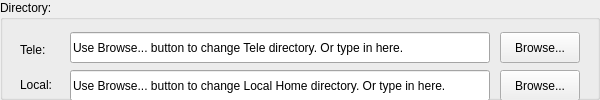
     <widget class="QGroupBox" name="groupBoxTele">
      <property name="geometry">
       <rect>
        <x>20</x>
        <y>30</y>
        <width>600</width>
        <height>100</height>
       </rect>
      </property>
      <property name="title">
       <string>Directory:</string>
      </property>
      <widget class="QLineEdit" name="lineEditTeleDir">
       <property name="enabled">
        <bool>true</bool>
       </property>
       <property name="geometry">
        <rect>
         <x>70</x>
         <y>32</y>
         <width>420</width>
         <height>31</height>
        </rect>
       </property>
       <property name="palette">
        <palette>
         <active>
          <colorrole role="WindowText">
           <brush brushstyle="SolidPattern">
            <color alpha="255">
             <red>0</red>
             <green>0</green>
             <blue>0</blue>
            </color>
           </brush>
          </colorrole>
          <colorrole role="Button">
           <brush brushstyle="SolidPattern">
            <color alpha="255">
             <red>230</red>
             <green>230</green>
             <blue>230</blue>
            </color>
           </brush>
          </colorrole>
          <colorrole role="Light">
           <brush brushstyle="SolidPattern">
            <color alpha="255">
             <red>255</red>
             <green>255</green>
             <blue>255</blue>
            </color>
           </brush>
          </colorrole>
          <colorrole role="Midlight">
           <brush brushstyle="SolidPattern">
            <color alpha="255">
             <red>253</red>
             <green>253</green>
             <blue>253</blue>
            </color>
           </brush>
          </colorrole>
          <colorrole role="Dark">
           <brush brushstyle="SolidPattern">
            <color alpha="255">
             <red>206</red>
             <green>206</green>
             <blue>206</blue>
            </color>
           </brush>
          </colorrole>
          <colorrole role="Mid">
           <brush brushstyle="SolidPattern">
            <color alpha="255">
             <red>191</red>
             <green>191</green>
             <blue>191</blue>
            </color>
           </brush>
          </colorrole>
          <colorrole role="Text">
           <brush brushstyle="SolidPattern">
            <color alpha="255">
             <red>0</red>
             <green>0</green>
             <blue>0</blue>
            </color>
           </brush>
          </colorrole>
          <colorrole role="BrightText">
           <brush brushstyle="SolidPattern">
            <color alpha="255">
             <red>250</red>
             <green>250</green>
             <blue>250</blue>
            </color>
           </brush>
          </colorrole>
          <colorrole role="ButtonText">
           <brush brushstyle="SolidPattern">
            <color alpha="255">
             <red>0</red>
             <green>0</green>
             <blue>0</blue>
            </color>
           </brush>
          </colorrole>
          <colorrole role="Base">
           <brush brushstyle="SolidPattern">
            <color alpha="255">
             <red>255</red>
             <green>255</green>
             <blue>255</blue>
            </color>
           </brush>
          </colorrole>
          <colorrole role="Window">
           <brush brushstyle="SolidPattern">
            <color alpha="255">
             <red>230</red>
             <green>230</green>
             <blue>230</blue>
            </color>
           </brush>
          </colorrole>
          <colorrole role="Shadow">
           <brush brushstyle="SolidPattern">
            <color alpha="255">
             <red>0</red>
             <green>0</green>
             <blue>0</blue>
            </color>
           </brush>
          </colorrole>
          <colorrole role="Highlight">
           <brush brushstyle="SolidPattern">
            <color alpha="255">
             <red>68</red>
             <green>100</green>
             <blue>172</blue>
            </color>
           </brush>
          </colorrole>
          <colorrole role="HighlightedText">
           <brush brushstyle="SolidPattern">
            <color alpha="255">
             <red>255</red>
             <green>255</green>
             <blue>255</blue>
            </color>
           </brush>
          </colorrole>
          <colorrole role="Link">
           <brush brushstyle="SolidPattern">
            <color alpha="255">
             <red>0</red>
             <green>0</green>
             <blue>255</blue>
            </color>
           </brush>
          </colorrole>
          <colorrole role="LinkVisited">
           <brush brushstyle="SolidPattern">
            <color alpha="255">
             <red>255</red>
             <green>0</green>
             <blue>255</blue>
            </color>
           </brush>
          </colorrole>
         </active>
         <inactive>
          <colorrole role="WindowText">
           <brush brushstyle="SolidPattern">
            <color alpha="255">
             <red>0</red>
             <green>0</green>
             <blue>0</blue>
            </color>
           </brush>
          </colorrole>
          <colorrole role="Button">
           <brush brushstyle="SolidPattern">
            <color alpha="255">
             <red>230</red>
             <green>230</green>
             <blue>230</blue>
            </color>
           </brush>
          </colorrole>
          <colorrole role="Light">
           <brush brushstyle="SolidPattern">
            <color alpha="255">
             <red>250</red>
             <green>250</green>
             <blue>250</blue>
            </color>
           </brush>
          </colorrole>
          <colorrole role="Midlight">
           <brush brushstyle="SolidPattern">
            <color alpha="255">
             <red>253</red>
             <green>253</green>
             <blue>253</blue>
            </color>
           </brush>
          </colorrole>
          <colorrole role="Dark">
           <brush brushstyle="SolidPattern">
            <color alpha="255">
             <red>143</red>
             <green>143</green>
             <blue>143</blue>
            </color>
           </brush>
          </colorrole>
          <colorrole role="Mid">
           <brush brushstyle="SolidPattern">
            <color alpha="255">
             <red>191</red>
             <green>191</green>
             <blue>191</blue>
            </color>
           </brush>
          </colorrole>
          <colorrole role="Text">
           <brush brushstyle="SolidPattern">
            <color alpha="255">
             <red>0</red>
             <green>0</green>
             <blue>0</blue>
            </color>
           </brush>
          </colorrole>
          <colorrole role="BrightText">
           <brush brushstyle="SolidPattern">
            <color alpha="255">
             <red>250</red>
             <green>250</green>
             <blue>250</blue>
            </color>
           </brush>
          </colorrole>
          <colorrole role="ButtonText">
           <brush brushstyle="SolidPattern">
            <color alpha="255">
             <red>0</red>
             <green>0</green>
             <blue>0</blue>
            </color>
           </brush>
          </colorrole>
          <colorrole role="Base">
           <brush brushstyle="SolidPattern">
            <color alpha="255">
             <red>255</red>
             <green>255</green>
             <blue>255</blue>
            </color>
           </brush>
          </colorrole>
          <colorrole role="Window">
           <brush brushstyle="SolidPattern">
            <color alpha="255">
             <red>230</red>
             <green>230</green>
             <blue>230</blue>
            </color>
           </brush>
          </colorrole>
          <colorrole role="Shadow">
           <brush brushstyle="SolidPattern">
            <color alpha="255">
             <red>0</red>
             <green>0</green>
             <blue>0</blue>
            </color>
           </brush>
          </colorrole>
          <colorrole role="Highlight">
           <brush brushstyle="SolidPattern">
            <color alpha="255">
             <red>94</red>
             <green>122</green>
             <blue>183</blue>
            </color>
           </brush>
          </colorrole>
          <colorrole role="HighlightedText">
           <brush brushstyle="SolidPattern">
            <color alpha="255">
             <red>255</red>
             <green>255</green>
             <blue>255</blue>
            </color>
           </brush>
          </colorrole>
          <colorrole role="Link">
           <brush brushstyle="SolidPattern">
            <color alpha="255">
             <red>0</red>
             <green>0</green>
             <blue>255</blue>
            </color>
           </brush>
          </colorrole>
          <colorrole role="LinkVisited">
           <brush brushstyle="SolidPattern">
            <color alpha="255">
             <red>255</red>
             <green>0</green>
             <blue>255</blue>
            </color>
           </brush>
          </colorrole>
         </inactive>
         <disabled>
          <colorrole role="WindowText">
           <brush brushstyle="SolidPattern">
            <color alpha="255">
             <red>128</red>
             <green>128</green>
             <blue>128</blue>
            </color>
           </brush>
          </colorrole>
          <colorrole role="Button">
           <brush brushstyle="SolidPattern">
            <color alpha="255">
             <red>230</red>
             <green>230</green>
             <blue>230</blue>
            </color>
           </brush>
          </colorrole>
          <colorrole role="Light">
           <brush brushstyle="SolidPattern">
            <color alpha="255">
             <red>250</red>
             <green>250</green>
             <blue>250</blue>
            </color>
           </brush>
          </colorrole>
          <colorrole role="Midlight">
           <brush brushstyle="SolidPattern">
            <color alpha="255">
             <red>253</red>
             <green>253</green>
             <blue>253</blue>
            </color>
           </brush>
          </colorrole>
          <colorrole role="Dark">
           <brush brushstyle="SolidPattern">
            <color alpha="255">
             <red>143</red>
             <green>143</green>
             <blue>143</blue>
            </color>
           </brush>
          </colorrole>
          <colorrole role="Mid">
           <brush brushstyle="SolidPattern">
            <color alpha="255">
             <red>191</red>
             <green>191</green>
             <blue>191</blue>
            </color>
           </brush>
          </colorrole>
          <colorrole role="Text">
           <brush brushstyle="SolidPattern">
            <color alpha="255">
             <red>191</red>
             <green>191</green>
             <blue>191</blue>
            </color>
           </brush>
          </colorrole>
          <colorrole role="BrightText">
           <brush brushstyle="SolidPattern">
            <color alpha="255">
             <red>250</red>
             <green>250</green>
             <blue>250</blue>
            </color>
           </brush>
          </colorrole>
          <colorrole role="ButtonText">
           <brush brushstyle="SolidPattern">
            <color alpha="255">
             <red>128</red>
             <green>128</green>
             <blue>128</blue>
            </color>
           </brush>
          </colorrole>
          <colorrole role="Base">
           <brush brushstyle="SolidPattern">
            <color alpha="255">
             <red>255</red>
             <green>255</green>
             <blue>255</blue>
            </color>
           </brush>
          </colorrole>
          <colorrole role="Window">
           <brush brushstyle="SolidPattern">
            <color alpha="255">
             <red>230</red>
             <green>230</green>
             <blue>230</blue>
            </color>
           </brush>
          </colorrole>
          <colorrole role="Shadow">
           <brush brushstyle="SolidPattern">
            <color alpha="255">
             <red>0</red>
             <green>0</green>
             <blue>0</blue>
            </color>
           </brush>
          </colorrole>
          <colorrole role="Highlight">
           <brush brushstyle="SolidPattern">
            <color alpha="255">
             <red>0</red>
             <green>0</green>
             <blue>128</blue>
            </color>
           </brush>
          </colorrole>
          <colorrole role="HighlightedText">
           <brush brushstyle="SolidPattern">
            <color alpha="255">
             <red>255</red>
             <green>255</green>
             <blue>255</blue>
            </color>
           </brush>
          </colorrole>
          <colorrole role="Link">
           <brush brushstyle="SolidPattern">
            <color alpha="255">
             <red>0</red>
             <green>0</green>
             <blue>255</blue>
            </color>
           </brush>
          </colorrole>
          <colorrole role="LinkVisited">
           <brush brushstyle="SolidPattern">
            <color alpha="255">
             <red>255</red>
             <green>0</green>
             <blue>255</blue>
            </color>
           </brush>
          </colorrole>
         </disabled>
        </palette>
       </property>
       <property name="text">
        <string>Use Browse... button to change Tele directory. Or type in here.</string>
       </property>
      </widget>
      <widget class="QLineEdit" name="lineEditLocalDir">
       <property name="enabled">
        <bool>true</bool>
       </property>
       <property name="geometry">
        <rect>
         <x>70</x>
         <y>70</y>
         <width>420</width>
         <height>31</height>
        </rect>
       </property>
       <property name="palette">
        <palette>
         <active>
          <colorrole role="WindowText">
           <brush brushstyle="SolidPattern">
            <color alpha="255">
             <red>0</red>
             <green>0</green>
             <blue>0</blue>
            </color>
           </brush>
          </colorrole>
          <colorrole role="Button">
           <brush brushstyle="SolidPattern">
            <color alpha="255">
             <red>230</red>
             <green>230</green>
             <blue>230</blue>
            </color>
           </brush>
          </colorrole>
          <colorrole role="Light">
           <brush brushstyle="SolidPattern">
            <color alpha="255">
             <red>255</red>
             <green>255</green>
             <blue>255</blue>
            </color>
           </brush>
          </colorrole>
          <colorrole role="Midlight">
           <brush brushstyle="SolidPattern">
            <color alpha="255">
             <red>253</red>
             <green>253</green>
             <blue>253</blue>
            </color>
           </brush>
          </colorrole>
          <colorrole role="Dark">
           <brush brushstyle="SolidPattern">
            <color alpha="255">
             <red>206</red>
             <green>206</green>
             <blue>206</blue>
            </color>
           </brush>
          </colorrole>
          <colorrole role="Mid">
           <brush brushstyle="SolidPattern">
            <color alpha="255">
             <red>191</red>
             <green>191</green>
             <blue>191</blue>
            </color>
           </brush>
          </colorrole>
          <colorrole role="Text">
           <brush brushstyle="SolidPattern">
            <color alpha="255">
             <red>0</red>
             <green>0</green>
             <blue>0</blue>
            </color>
           </brush>
          </colorrole>
          <colorrole role="BrightText">
           <brush brushstyle="SolidPattern">
            <color alpha="255">
             <red>250</red>
             <green>250</green>
             <blue>250</blue>
            </color>
           </brush>
          </colorrole>
          <colorrole role="ButtonText">
           <brush brushstyle="SolidPattern">
            <color alpha="255">
             <red>0</red>
             <green>0</green>
             <blue>0</blue>
            </color>
           </brush>
          </colorrole>
          <colorrole role="Base">
           <brush brushstyle="SolidPattern">
            <color alpha="255">
             <red>255</red>
             <green>255</green>
             <blue>255</blue>
            </color>
           </brush>
          </colorrole>
          <colorrole role="Window">
           <brush brushstyle="SolidPattern">
            <color alpha="255">
             <red>230</red>
             <green>230</green>
             <blue>230</blue>
            </color>
           </brush>
          </colorrole>
          <colorrole role="Shadow">
           <brush brushstyle="SolidPattern">
            <color alpha="255">
             <red>0</red>
             <green>0</green>
             <blue>0</blue>
            </color>
           </brush>
          </colorrole>
          <colorrole role="Highlight">
           <brush brushstyle="SolidPattern">
            <color alpha="255">
             <red>68</red>
             <green>100</green>
             <blue>172</blue>
            </color>
           </brush>
          </colorrole>
          <colorrole role="HighlightedText">
           <brush brushstyle="SolidPattern">
            <color alpha="255">
             <red>255</red>
             <green>255</green>
             <blue>255</blue>
            </color>
           </brush>
          </colorrole>
          <colorrole role="Link">
           <brush brushstyle="SolidPattern">
            <color alpha="255">
             <red>0</red>
             <green>0</green>
             <blue>255</blue>
            </color>
           </brush>
          </colorrole>
          <colorrole role="LinkVisited">
           <brush brushstyle="SolidPattern">
            <color alpha="255">
             <red>255</red>
             <green>0</green>
             <blue>255</blue>
            </color>
           </brush>
          </colorrole>
         </active>
         <inactive>
          <colorrole role="WindowText">
           <brush brushstyle="SolidPattern">
            <color alpha="255">
             <red>0</red>
             <green>0</green>
             <blue>0</blue>
            </color>
           </brush>
          </colorrole>
          <colorrole role="Button">
           <brush brushstyle="SolidPattern">
            <color alpha="255">
             <red>230</red>
             <green>230</green>
             <blue>230</blue>
            </color>
           </brush>
          </colorrole>
          <colorrole role="Light">
           <brush brushstyle="SolidPattern">
            <color alpha="255">
             <red>250</red>
             <green>250</green>
             <blue>250</blue>
            </color>
           </brush>
          </colorrole>
          <colorrole role="Midlight">
           <brush brushstyle="SolidPattern">
            <color alpha="255">
             <red>253</red>
             <green>253</green>
             <blue>253</blue>
            </color>
           </brush>
          </colorrole>
          <colorrole role="Dark">
           <brush brushstyle="SolidPattern">
            <color alpha="255">
             <red>143</red>
             <green>143</green>
             <blue>143</blue>
            </color>
           </brush>
          </colorrole>
          <colorrole role="Mid">
           <brush brushstyle="SolidPattern">
            <color alpha="255">
             <red>191</red>
             <green>191</green>
             <blue>191</blue>
            </color>
           </brush>
          </colorrole>
          <colorrole role="Text">
           <brush brushstyle="SolidPattern">
            <color alpha="255">
             <red>0</red>
             <green>0</green>
             <blue>0</blue>
            </color>
           </brush>
          </colorrole>
          <colorrole role="BrightText">
           <brush brushstyle="SolidPattern">
            <color alpha="255">
             <red>250</red>
             <green>250</green>
             <blue>250</blue>
            </color>
           </brush>
          </colorrole>
          <colorrole role="ButtonText">
           <brush brushstyle="SolidPattern">
            <color alpha="255">
             <red>0</red>
             <green>0</green>
             <blue>0</blue>
            </color>
           </brush>
          </colorrole>
          <colorrole role="Base">
           <brush brushstyle="SolidPattern">
            <color alpha="255">
             <red>255</red>
             <green>255</green>
             <blue>255</blue>
            </color>
           </brush>
          </colorrole>
          <colorrole role="Window">
           <brush brushstyle="SolidPattern">
            <color alpha="255">
             <red>230</red>
             <green>230</green>
             <blue>230</blue>
            </color>
           </brush>
          </colorrole>
          <colorrole role="Shadow">
           <brush brushstyle="SolidPattern">
            <color alpha="255">
             <red>0</red>
             <green>0</green>
             <blue>0</blue>
            </color>
           </brush>
          </colorrole>
          <colorrole role="Highlight">
           <brush brushstyle="SolidPattern">
            <color alpha="255">
             <red>94</red>
             <green>122</green>
             <blue>183</blue>
            </color>
           </brush>
          </colorrole>
          <colorrole role="HighlightedText">
           <brush brushstyle="SolidPattern">
            <color alpha="255">
             <red>255</red>
             <green>255</green>
             <blue>255</blue>
            </color>
           </brush>
          </colorrole>
          <colorrole role="Link">
           <brush brushstyle="SolidPattern">
            <color alpha="255">
             <red>0</red>
             <green>0</green>
             <blue>255</blue>
            </color>
           </brush>
          </colorrole>
          <colorrole role="LinkVisited">
           <brush brushstyle="SolidPattern">
            <color alpha="255">
             <red>255</red>
             <green>0</green>
             <blue>255</blue>
            </color>
           </brush>
          </colorrole>
         </inactive>
         <disabled>
          <colorrole role="WindowText">
           <brush brushstyle="SolidPattern">
            <color alpha="255">
             <red>128</red>
             <green>128</green>
             <blue>128</blue>
            </color>
           </brush>
          </colorrole>
          <colorrole role="Button">
           <brush brushstyle="SolidPattern">
            <color alpha="255">
             <red>230</red>
             <green>230</green>
             <blue>230</blue>
            </color>
           </brush>
          </colorrole>
          <colorrole role="Light">
           <brush brushstyle="SolidPattern">
            <color alpha="255">
             <red>250</red>
             <green>250</green>
             <blue>250</blue>
            </color>
           </brush>
          </colorrole>
          <colorrole role="Midlight">
           <brush brushstyle="SolidPattern">
            <color alpha="255">
             <red>253</red>
             <green>253</green>
             <blue>253</blue>
            </color>
           </brush>
          </colorrole>
          <colorrole role="Dark">
           <brush brushstyle="SolidPattern">
            <color alpha="255">
             <red>143</red>
             <green>143</green>
             <blue>143</blue>
            </color>
           </brush>
          </colorrole>
          <colorrole role="Mid">
           <brush brushstyle="SolidPattern">
            <color alpha="255">
             <red>191</red>
             <green>191</green>
             <blue>191</blue>
            </color>
           </brush>
          </colorrole>
          <colorrole role="Text">
           <brush brushstyle="SolidPattern">
            <color alpha="255">
             <red>191</red>
             <green>191</green>
             <blue>191</blue>
            </color>
           </brush>
          </colorrole>
          <colorrole role="BrightText">
           <brush brushstyle="SolidPattern">
            <color alpha="255">
             <red>250</red>
             <green>250</green>
             <blue>250</blue>
            </color>
           </brush>
          </colorrole>
          <colorrole role="ButtonText">
           <brush brushstyle="SolidPattern">
            <color alpha="255">
             <red>128</red>
             <green>128</green>
             <blue>128</blue>
            </color>
           </brush>
          </colorrole>
          <colorrole role="Base">
           <brush brushstyle="SolidPattern">
            <color alpha="255">
             <red>255</red>
             <green>255</green>
             <blue>255</blue>
            </color>
           </brush>
          </colorrole>
          <colorrole role="Window">
           <brush brushstyle="SolidPattern">
            <color alpha="255">
             <red>230</red>
             <green>230</green>
             <blue>230</blue>
            </color>
           </brush>
          </colorrole>
          <colorrole role="Shadow">
           <brush brushstyle="SolidPattern">
            <color alpha="255">
             <red>0</red>
             <green>0</green>
             <blue>0</blue>
            </color>
           </brush>
          </colorrole>
          <colorrole role="Highlight">
           <brush brushstyle="SolidPattern">
            <color alpha="255">
             <red>0</red>
             <green>0</green>
             <blue>128</blue>
            </color>
           </brush>
          </colorrole>
          <colorrole role="HighlightedText">
           <brush brushstyle="SolidPattern">
            <color alpha="255">
             <red>255</red>
             <green>255</green>
             <blue>255</blue>
            </color>
           </brush>
          </colorrole>
          <colorrole role="Link">
           <brush brushstyle="SolidPattern">
            <color alpha="255">
             <red>0</red>
             <green>0</green>
             <blue>255</blue>
            </color>
           </brush>
          </colorrole>
          <colorrole role="LinkVisited">
           <brush brushstyle="SolidPattern">
            <color alpha="255">
             <red>255</red>
             <green>0</green>
             <blue>255</blue>
            </color>
           </brush>
          </colorrole>
         </disabled>
        </palette>
       </property>
       <property name="text">
        <string>Use Browse... button to change Local Home directory. Or type in here.</string>
       </property>
      </widget>
      <widget class="QLabel" name="textLabelLocal">
       <property name="geometry">
        <rect>
         <x>20</x>
         <y>74</y>
         <width>40</width>
         <height>21</height>
        </rect>
       </property>
       <property name="text">
        <string>Local:</string>
       </property>
       <property name="wordWrap">
        <bool>false</bool>
       </property>
      </widget>
      <widget class="QPushButton" name="pushButtonLocal">
       <property name="geometry">
        <rect>
         <x>500</x>
         <y>70</y>
         <width>80</width>
         <height>31</height>
        </rect>
       </property>
       <property name="text">
        <string>Browse...</string>
       </property>
       <property name="shortcut">
        <string/>
       </property>
      </widget>
      <widget class="QPushButton" name="pushButtonTele">
       <property name="geometry">
        <rect>
         <x>500</x>
         <y>32</y>
         <width>80</width>
         <height>31</height>
        </rect>
       </property>
       <property name="text">
        <string>Browse...</string>
       </property>
       <property name="shortcut">
        <string/>
       </property>
      </widget>
      <widget class="QLabel" name="textLabelTele">
       <property name="geometry">
        <rect>
         <x>20</x>
         <y>39</y>
         <width>40</width>
         <height>21</height>
        </rect>
       </property>
       <property name="text">
        <string>Tele:</string>
       </property>
       <property name="wordWrap">
        <bool>false</bool>
       </property>
      </widget>
     </widget>
